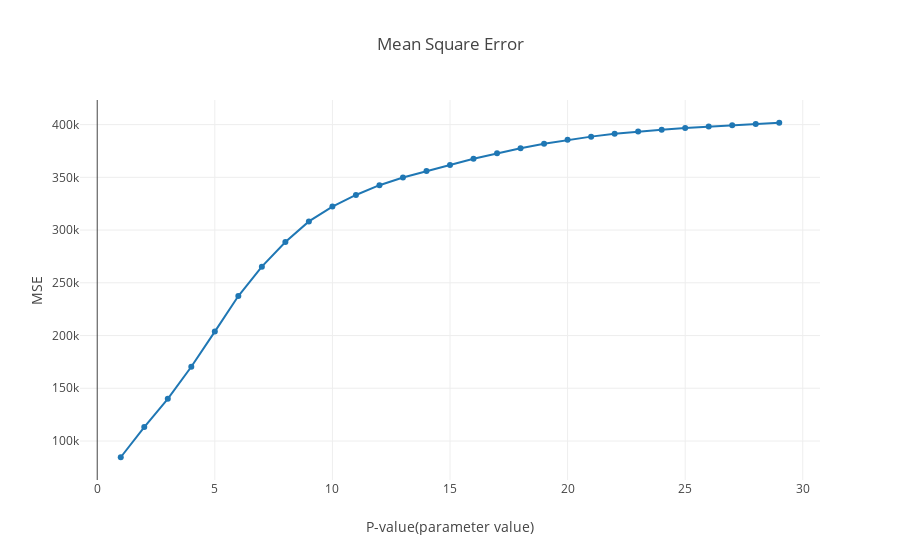

Notebook cell for this chart:
### Code cell
ma_model = MA(1)
ma_model.set_training_data_set(training_set_values)
ma_model.set_training_data_time(training_set_time)

ma_model.set_validation_data_set(validation_set_values)
ma_model.set_validation_data_time(validation_set_time)

epochs = 30
mse = np.zeros(epochs-1)
mse_x = np.arange(1, epochs)
for i in range(1, epochs):
    ma_model.set_p(i)
    prediction = ma_model.get_prediction(ma_model.validation_data_set)
    mse[i-1] = ma_model.get_mse(ma_model.validation_data_set, prediction)
# plot MSE of validation set
    print(i, end=',')
trace_mse = {"x": mse_x,
             "y": mse,
             "mode": 'lines+markers',
             "name": 'MSE'}
traces = [trace_mse]
layout = dict(title = "Mean Square Error",
              yaxis = dict(title = 'MSE'),
              xaxis = dict(title = 'P-value(parameter value)')
             )
fig = dict(data=traces, layout=layout)
iplot(fig)
print("MSE is minimum at Q = "+str(np.argmin(mse)+1))

### Figure 1 — Plotly figure (JSON) as saved in the notebook; plotly's stock layout.template omitted (floating-point values rounded to 4 significant figures)
{"data": [{"mode": "lines+markers", "name": "MSE", "type": "scatter", "uid": "bd3363b3-da5b-47f5-bf7a-d57d907b00c0", "x": [1, 2, 3, 4, 5, 6, 7, 8, 9, 10, 11, 12, 13, 14, 15, 16, 17, 18, 19, 20, 21, 22, 23, 24, 25, 26, 27, 28, 29], "y": [84600.0, 113200.0, 140000.0, 170400.0, 203700.0, 237400.0, 265300.0, 288800.0, 308200.0, 322300.0, 333300.0, 342500.0, 349800.0, 356000.0, 361700.0, 367600.0, 373000.0, 377700.0, 381900.0, 385500.0, 388600.0, 391200.0, 393500.0, 395200.0, 396800.0, 398200.0, 399400.0, 400600.0, 401800.0]}], "layout": {"title": "Mean Square Error", "xaxis": {"title": "P-value(parameter value)"}, "yaxis": {"title": "MSE"}}}
